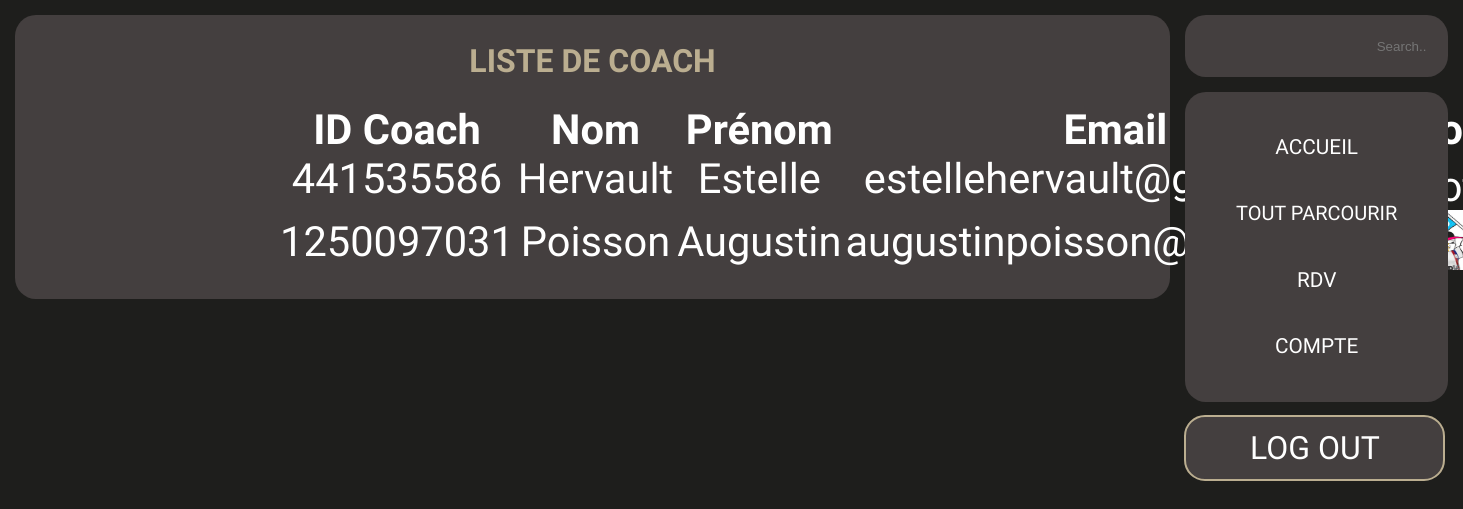
The page /affichage_coach.php (signed in) on the database its author committed.
### tables this page shows
CREATE TABLE IF NOT EXISTS `coach` (
  `ID_Coach` int NOT NULL AUTO_INCREMENT,
  `Nom` varchar(50) NOT NULL,
  `Prenom` varchar(50) NOT NULL,
  `Sport` varchar(50) NOT NULL,
  `Email` varchar(50) NOT NULL,
  `Pass` varchar(50) NOT NULL,
  `CV` varchar(255) DEFAULT NULL,
  `Video` varchar(255) DEFAULT NULL,
  `Photo` varchar(255) NOT NULL,
  `Telephone` int DEFAULT NULL,
  `Status` varchar(50) NOT NULL,
  `Bureau` varchar(50) DEFAULT NULL,
  PRIMARY KEY (`ID_Coach`)
);

### affichage_coach.php (the view, shortened to what this page needs)
<?php
include_once "php/config.php";
?>
<?php include_once "header.php"; ?>
<link rel="stylesheet" href="styles/co.css" type="text/css" />
<body>
<?php
$sql = mysqli_query($conn, "SELECT * FROM admin WHERE ID_Admin = {$_SESSION['unique_id']}");
if(mysqli_num_rows($sql) > 0){
    $row = mysqli_fetch_assoc($sql);
}
$sql2 = mysqli_query($conn, "SELECT * FROM coach");
?>
<div class="blocHeader">
    <div class="bloc1">
        <h1 class="titre">LISTE DE COACH<h1>
            <div class = "fieldInput" style="margin-left:22% ; font-weight:lighter; margin-bottom:2%">
                <table>
                    <thead>
                    <tr>
                        <th>ID Coach </th>
                        <th>Nom </th>
                        <th>Prénom </th>
                        <th>Email </th>
                        <th>Photo</th>
                    </tr>
                    </thead>
                    <tbody>
                    <?php
                    while ($row2 = mysqli_fetch_assoc($sql2)) {
                        echo "<tr>";
                        echo "<td>" . $row2['ID_Coach'] . "</td>";
                        echo "<td>" . $row2['Nom'] . "</td>";
                        echo "<td>" . $row2['Prenom'] . "</td>";
                        echo "<td>" . $row2['Email'] . "</td>";
                        echo "<td><img src='./php/pic/" . $row2['Photo'] . "' alt='Photo' height='60' width='80'></td>";
                        echo "</tr>";
                    }
                    ?>
                    </tbody>
                </table>
            </div>
    </div>
    <div class="bloc2">
        <div class="barrerecherche">
            <input class="rechercher" type="text" placeholder="Search..">
        </div>
        <div class="header">
            <a href="./index.html">ACCUEIL</a>
            <div class="dropdown">
                <div onclick="myFunction()" class="dropbtn">TOUT PARCOURIR</div>
            </div>
            <a href="./rdv.php">RDV</a><br>
            <a href="./login.php">COMPTE</a><br>
        </div>
        <div class="boutonLOGOUT">
            <button style="width:119% ; height:99%; font-size: 200%; margin-left:-0.3%; margin-top : 6%"><a
                        href="php/logout.php?logout_id=<?php echo $row['ID_Admin']; ?>" class="logout">LOG OUT</a>
            </button>
        </div>
    </div>
</div>
</body>
</html>

### header.php (shortened to what this page needs)
<!DOCTYPE html>
<html lang="en">
<head>
    <link rel="stylesheet" href="styles/scrollmenu.css" type="text/css" />
      <link rel="stylesheet" href="styles/general.css" type="text/css" />
    <link rel="stylesheet" href="https://cdnjs.cloudflare.com/ajax/libs/font-awesome/5.15.2/css/all.min.css"/>
</head>

### styles/scrollmenu.css (style rules this page uses)
.dropbtn { background-color: #443F3F; font-size: 20px; border: none; cursor: pointer; }
.dropdown { display: block; }

### styles/general.css (style rules this page uses)
body { background-color:#1E1E1C; top: 0; left: 0; padding: 0; margin: 0; }
a, h1, h2, h3, p { color: white; padding: 0; margin: 0; list-style: none; border-style: none; outline: none; text-decoration: none; }
button { font-family: "dosis", sans-serif; display: inline-block; position: relative; color: #BBAE90; background: #443F3F; font-weight: 500; font-size: 17px; padding: 12px 20px; margin: 1%; border: 2px solid #BBAE90; border-radius: 21px; z-index: 1; overflow: hidden; transition: 0.5s; }
button:before { content: ""; position: absolute; background: #BBAE90; height: 300px; width: 700px; border-radius: 27%; z-index: -1; }
button:before { top: 600%; left: 1800%; transition: 0.6s; }
.blocHeader { display:flex; }
.barrerecherche { background-color:#443F3F; padding: 10%; text-align:end; border-radius: 21px; width: 100%; color: #BBAE90; }
.rechercher { color: white; margin: 0; padding: 0; background: transparent; text-align: end; border: transparent; border-bottom-color: #BBAE90; !important; width: 100%; height: 10%; }
.header { text-align: center; font-family: "dosis", sans-serif; line-height: 320%; font-size: 130%; background-color:#443F3F; color: white; margin-top: 7%; padding: 10%; width: 100%; border-radius: 21px; }
.bloc2 { margin-top: 1%; width: 15%; }
.bloc1 { font-family: "shrikhand", cursive; line-height: 300%; background-color:#443F3F; color: white; margin: 1%; padding: 0 1% 0 1%; height : 95%; width: 77%; border-radius: 21px; }

### styles/co.css (style rules this page uses)
.titre { font-family: "shrikhand", cursive; margin-top: 2%; font-size: 200%; text-align: center; color: #BBAE90; }
.fieldInput { margin-top: 2%; font-family: "dosis",sans-serif; font-weight: lighter; font-size: 130%; line-height: 90%; text-align:center; }
button { font-family: "dosis", sans-serif; display: inline-block; position: relative; color: #BBAE90; background: #443F3F; font-weight: 500; font-size: 17px; padding: 12px 20px; margin: 20px; border: 2px solid #BBAE90; border-radius: 21px; z-index: 1; overflow: hidden; transition: 0.5s; }
button:before { content: ""; position: absolute; background: #BBAE90; height: 300px; width: 700px; border-radius: 27%; z-index: -1; }
button:before { top: 600%; left: 1800%; transition: 0.6s; }

### rows shown on the page
coach: ID_Coach "441535586", Nom "Hervault", Prenom "Estelle", Email "estellehervault@gmail.com"
coach: ID_Coach "1250097031", Nom "Poisson", Prenom "Augustin", Email "augustinpoisson@gmail.com"
